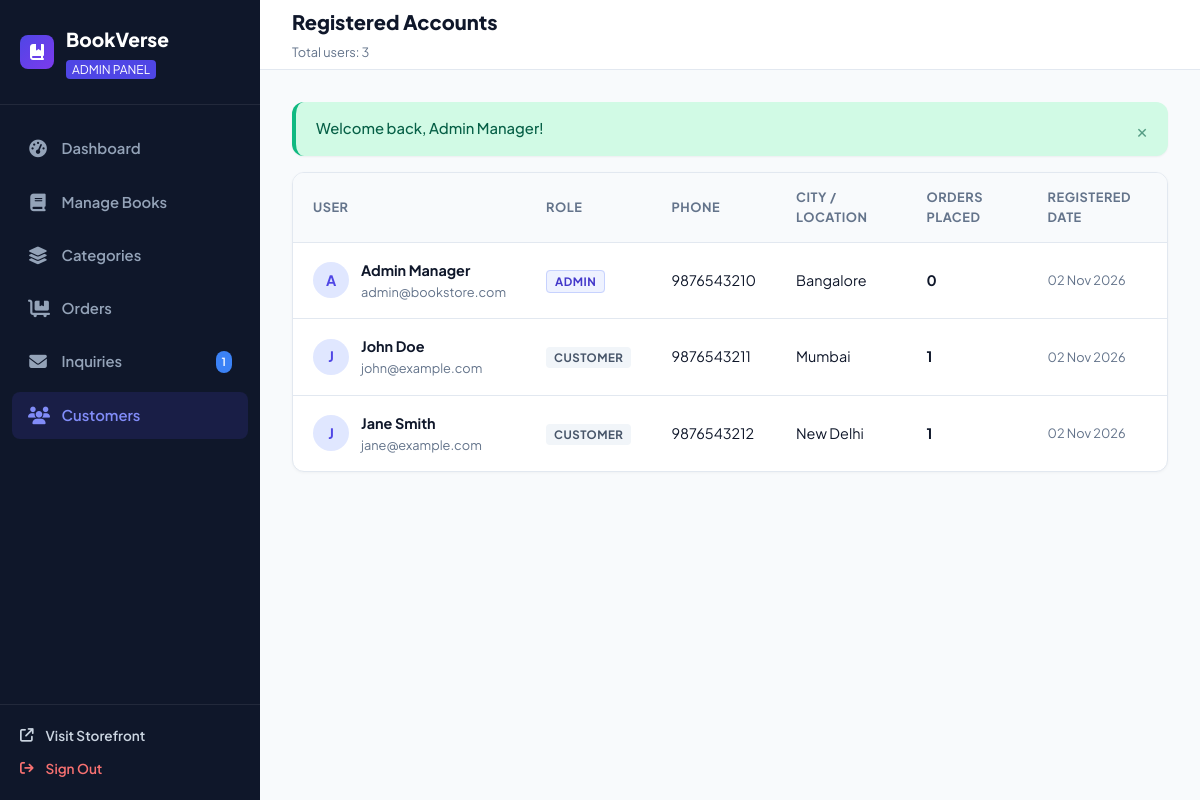
The page /admin/users.php (signed in) on the database its author committed.
### tables this page shows
CREATE TABLE `users` (
  `id` INT AUTO_INCREMENT PRIMARY KEY,
  `name` VARCHAR(100) NOT NULL,
  `email` VARCHAR(100) NOT NULL UNIQUE,
  `password` VARCHAR(255) NOT NULL,
  `phone` VARCHAR(20) DEFAULT NULL,
  `address` TEXT DEFAULT NULL,
  `city` VARCHAR(100) DEFAULT NULL,
  `state` VARCHAR(100) DEFAULT NULL,
  `pincode` VARCHAR(20) DEFAULT NULL,
  `role` ENUM('user', 'admin') NOT NULL DEFAULT 'user',
  `created_at` TIMESTAMP DEFAULT CURRENT_TIMESTAMP
);

### config/functions.php (called while the page is built, shortened)
<?php
function getFlash() {
    if (isset($_SESSION['flash_message'])) {
        $flash = $_SESSION['flash_message'];
        return $flash;
    }
    return null;
}

### admin/users.php (the view, shortened to what this page needs)
<?php
require_once __DIR__ . '/includes/admin-header.php';
require_once __DIR__ . '/includes/admin-sidebar.php';
$users = $pdo->query("SELECT u.*, COUNT(o.id) as orders_count
                      FROM users u
                      LEFT JOIN orders o ON u.id = o.user_id
                      GROUP BY u.id
                      ORDER BY u.id ASC")->fetchAll();
?>
<div class="admin-main">
    <header class="admin-topbar">
        <div>
            <h2 style="font-size: 1.25rem; font-weight: 800; margin: 0;">Registered Accounts</h2>
            <span style="font-size: 0.8rem; color: #64748b;">Total users: <?= count($users); ?></span>
        </div>
    </header>
    <div class="admin-content">
        <?php if ($flash): ?>
            <div class="alert alert-<?= htmlspecialchars($flash['type']); ?>">
                <span><?= htmlspecialchars($flash['message']); ?></span>
                <button type="button" class="alert-close">&times;</button>
            </div>
        <?php endif; ?>
        <div class="admin-card">
            <div style="overflow-x: auto;">
                <table class="admin-table">
                    <thead>
                        <tr>
                            <th>User</th>
                            <th>Role</th>
                            <th>Phone</th>
                            <th>City / Location</th>
                            <th>Orders Placed</th>
                            <th>Registered Date</th>
                        </tr>
                    </thead>
                    <tbody>
                        <?php foreach ($users as $u): ?>
                            <tr>
                                <td>
                                    <div style="display: flex; align-items: center; gap: 0.75rem;">
                                        <div style="width: 36px; height: 36px; border-radius: 50%; background: #e0e7ff; color: #4f46e5; display: flex; align-items: center; justify-content: center; font-weight: 700;">
                                            <?= strtoupper(substr($u['name'], 0, 1)); ?>
                                        </div>
                                        <div>
                                            <strong style="color: #0f172a;"><?= htmlspecialchars($u['name']); ?></strong>
                                            <div style="font-size: 0.8rem; color: #64748b;"><?= htmlspecialchars($u['email']); ?></div>
                                        </div>
                                    </div>
                                </td>
                                <td>
                                    <?php if ($u['role'] === 'admin'): ?>
                                        <span class="badge-tag" style="background: #eef2ff; color: #4338ca; border: 1px solid #c7d2fe;">ADMIN</span>
                                    <?php else: ?>
                                        <span class="badge-tag" style="background: #f1f5f9; color: #475569;">CUSTOMER</span>
                                    <?php endif; ?>
                                </td>
                                <td><?= htmlspecialchars($u['phone'] ?: 'N/A'); ?></td>
                                <td><?= htmlspecialchars($u['city'] ?: 'N/A'); ?></td>
                                <td><strong><?= (int)$u['orders_count']; ?></strong></td>
                                <td style="font-size: 0.8rem; color: #64748b;">
                                    <?= date('d M Y', strtotime($u['created_at'])); ?>
                                </td>
                            </tr>
                        <?php endforeach; ?>
                    </tbody>
                </table>
            </div>
        </div>
    </div>
</div>
</body>
</html>

### assets/css/style.css (style rules this page uses)
:root { --primary: #4f46e5; --primary-hover: #4338ca; --primary-light: #eef2ff; --primary-glow: rgba(79, 70, 229, 0.15); --secondary: #06b6d4; --accent: #f59e0b; --accent-light: #fef3c7; --dark: #0f172a; --dark-surface: #1e293b; --slate-600: #475569; --slate-400: #94a3b8; --slate-200: #e2e8f0; --slate-100: #f1f5f9; --bg-page: #f8fafc; --bg-card: #ffffff; --success: #10b981; --success-light: #d1fae5; --danger: #ef4444; --danger-light: #fee2e2; --warning: #f59e0b; --info: #3b82f6; --radius-sm: 8px; --radius-md: 12px; --radius-lg: 16px; --radius-full: 9999px; --shadow-sm: 0 1px 2px 0 rgba(0, 0, 0, 0.05); --shadow-md: 0 4px 6px -1px rgba(0, 0, 0, 0.07), 0 2px 4px -2px rgba(0, 0, 0, 0.05); --shadow-lg: 0 10px 15px -3px rgba(0, 0, 0, 0.08), 0 4px 6px -4px rgba(0, 0, 0, 0.04); --shadow-xl: 0 20px 25px -5px rgba(0, 0, 0, 0.1), 0 8px 10px -6px rgba(0, 0, 0, 0.04); --transition: all 0.25s cubic-bezier(0.4, 0, 0.2, 1); --container-max: 1240px; }
*, *::before, *::after { box-sizing: border-box; margin: 0; padding: 0; }
html { scroll-behavior: smooth; }
body { font-family: 'Plus Jakarta Sans', -apple-system, BlinkMacSystemFont, 'Segoe UI', Roboto, sans-serif; background-color: var(--bg-page); color: var(--dark); line-height: 1.6; min-height: 100vh; display: flex; flex-direction: column; }
button, input, select, textarea { font-family: inherit; font-size: inherit; }
.badge-tag { font-size: 0.72rem; font-weight: 700; padding: 3px 8px; border-radius: 4px; text-transform: uppercase; letter-spacing: 0.5px; }
.alert { padding: 0.95rem 1.25rem; border-radius: var(--radius-md); margin-bottom: 1rem; display: flex; align-items: center; justify-content: space-between; font-size: 0.925rem; font-weight: 500; box-shadow: var(--shadow-sm); }
.alert-success { background: var(--success-light); color: #065f46; border-left: 4px solid var(--success); }
.alert-close { background: none; border: none; font-size: 1.2rem; cursor: pointer; color: inherit; opacity: 0.6; }

### assets/css/admin.css (style rules this page uses)
:root { --admin-sidebar-width: 260px; --admin-primary: #4f46e5; --admin-primary-dark: #3730a3; --admin-bg: #f8fafc; --admin-card: #ffffff; --admin-text: #0f172a; --admin-muted: #64748b; --admin-border: #e2e8f0; }
body.admin-body { background-color: var(--admin-bg); color: var(--admin-text); font-family: 'Plus Jakarta Sans', sans-serif; margin: 0; display: flex; min-height: 100vh; }
.admin-main { margin-left: var(--admin-sidebar-width); flex: 1; display: flex; flex-direction: column; min-width: 0; }
.admin-topbar { background: #ffffff; height: 70px; border-bottom: 1px solid var(--admin-border); padding: 0 2rem; display: flex; align-items: center; justify-content: space-between; position: sticky; top: 0; z-index: 99; }
.admin-content { padding: 2rem; flex: 1; }
.admin-card { background: #ffffff; border-radius: 12px; border: 1px solid var(--admin-border); box-shadow: 0 1px 3px rgba(0,0,0,0.04); overflow: hidden; margin-bottom: 2rem; }
.admin-table { width: 100%; border-collapse: collapse; }
.admin-table th { background: #f8fafc; padding: 0.85rem 1.25rem; font-size: 0.8rem; font-weight: 700; color: var(--admin-muted); text-transform: uppercase; letter-spacing: 0.5px; text-align: left; border-bottom: 1px solid var(--admin-border); }
.admin-table td { padding: 1rem 1.25rem; border-bottom: 1px solid var(--admin-border); font-size: 0.9rem; vertical-align: middle; }
.admin-table tr:last-child td { border-bottom: none; }

### rows shown on the page
users: name "A", name "Admin Manager", email "admin@bookstore.com", role "ADMIN", phone "9876543210", city "Bangalore", orders_count "0", created_at "02 Nov 2026"
users: name "J", name "John Doe", email "john@example.com", role "CUSTOMER", phone "9876543211", city "Mumbai", orders_count "1", created_at "02 Nov 2026"
users: name "J", name "Jane Smith", email "jane@example.com", role "CUSTOMER", phone "9876543212", city "New Delhi", orders_count "1", created_at "02 Nov 2026"

### other values the page prints
$unreadMsgCount "1"
count($users) "3"
$flash['message'] "Welcome back, Admin Manager!"
